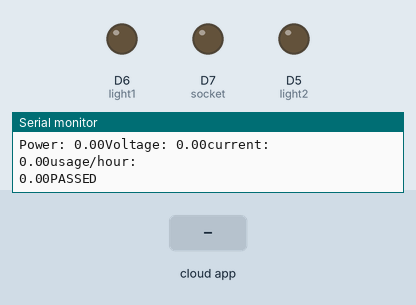
Recording of a sketch running on a simulated ESP8266 (NodeMCU). Parts: output pins drawn as LEDs (lit = HIGH), the last lines printed to the serial monitor. The inputs (shaded band) are chosen by the test bench. WiFi joins after 1.5 s; servers stay silent unless stated; the Firebase database answers and starts empty.

Above: at 2.7 s.
2.8 s: the phone or cloud app sets light1 to 1
At 4.4 s:
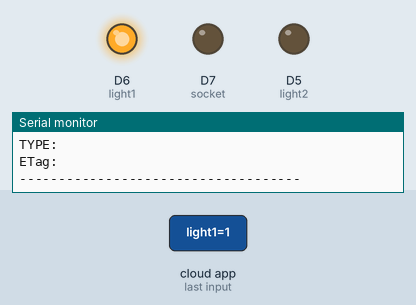
4.9 s: the phone or cloud app sets socket to 0
At 6.3 s:
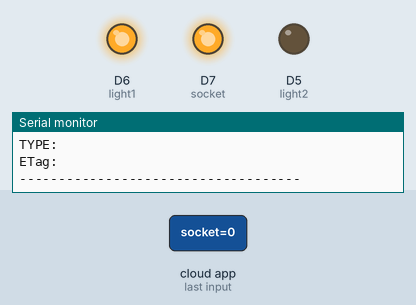
7.3 s: the phone or cloud app sets light2 to 1
At 8.5 s:
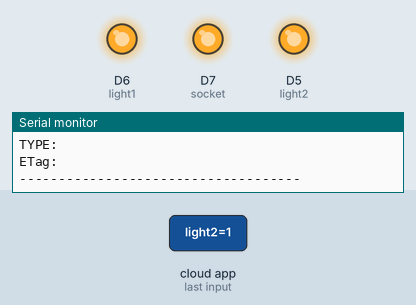
9.3 s: the phone or cloud app sets light1 to 0
At 10.7 s:
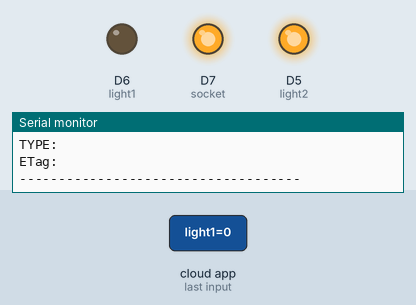
11.4 s: the phone or cloud app sets light2 to 0
At 13.1 s:
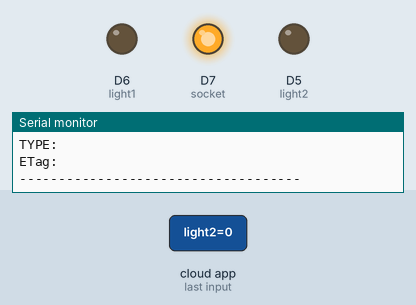
Timing chart, 0 to 14.6 s (numbered marks = the images above; inputs shaded):
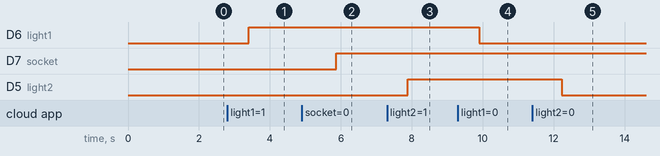

The sketch:

nodemcu8266__to_firebase.ino
```cpp
// tweak to your taste
//FirebaseESP8266.h must be included before ESP8266WiFi.h
#include "FirebaseESP8266.h"  // Install Firebase ESP8266 library
#include <ESP8266WiFi.h>


#define FIREBASE_HOST "emeter-afca8-default-rtdb.firebaseio.com" //replace with your URL Without http:// or https:// schemes
#define FIREBASE_AUTH "QANtx1aGg8IBwJxcVfGp9H18Axxxxxxxxxxxxxxx" ////replace with your authentication key
#define WIFI_SSID "Prumwire"         // change to your network name
#define WIFI_PASSWORD "22580540aaa"   // change to your network password

  #include <SoftwareSerial.h>


 SoftwareSerial serial1(D1,D2);//(RX, Tx) declare your serial pins on the node mcu
char c;
String datain;
int8_t indexOfA,indexOfB,indexOfC,indexOfD;
String sdata1,sdata2, sdata3, sdata4;

int light1 = D6;      // // Connect relays here.or you redefine your pins
int light2 = D5;
int socket = D7;


//Define FirebaseESP8266 data object
FirebaseData firebaseData;
FirebaseData light1Data;
FirebaseData light2Data;
FirebaseData socketData ;


void setup()
{

  Serial.begin(9600); //serial monitor
  serial1.begin(9600); //data transfer pins


 while (!Serial) continue;
  pinMode(socket ,OUTPUT);
    pinMode(light1 ,OUTPUT);
      pinMode(light2 ,OUTPUT);

  WiFi.begin(WIFI_SSID, WIFI_PASSWORD);
  Serial.print("Connecting to Wi-Fi");
  while (WiFi.status() != WL_CONNECTED)
  {
    Serial.print(".");
    delay(300);
  }
  Serial.println();
  Serial.print("Connected with IP: ");
  Serial.println(WiFi.localIP());
  Serial.println();

  Firebase.begin(FIREBASE_HOST, FIREBASE_AUTH);
  Firebase.reconnectWiFi(true);

}

void sensorUpdate(){


 readata();
  // Reading temperature or humidity takes about 250 milliseconds!
  // Sensor readings may also be up to 2 seconds 'old' (its a very slow sensor)
  float h =  sdata1.toFloat() ; //power
  float t =  sdata2.toFloat(); //voltage
  float f =  sdata3.toFloat() ;// current
  float g =  sdata4.toFloat();// usage

  // Check if any reads failed and exit early (to try again).
  if (isnan(h) || isnan(t) || isnan(f)|| isnan(g)) {
    Serial.println(F("Failed to read from DHT sensor!"));
    return;
  }

  Serial.print(F("Power: "));
  Serial.print(h);
  Serial.print(F("Voltage: "));
  Serial.print(t);
  Serial.print(F("current: "));
  Serial.print(f);
  Serial.println(F("usage/hour:  "));
  Serial.print(g);

  if (Firebase.setFloat(firebaseData, "/eMeter/voltage", t))
  {
    Serial.println("PASSED");
    Serial.println("PATH: " + firebaseData.dataPath());
    Serial.println("TYPE: " + firebaseData.dataType());
    Serial.println("ETag: " + firebaseData.ETag());
    Serial.println("------------------------------------");
    Serial.println();
  }
  else
  {
    Serial.println("FAILED");
    Serial.println("REASON: " + firebaseData.errorReason());
    Serial.println("------------------------------------");
    Serial.println();
  }

  if (Firebase.setFloat(firebaseData, "/eMeter/power", h))
  {
    Serial.println("PASSED");
    Serial.println("PATH: " + firebaseData.dataPath());
    Serial.println("TYPE: " + firebaseData.dataType());
    Serial.println("ETag: " + firebaseData.ETag());
    Serial.println("------------------------------------");
    Serial.println();
  }
  else
  {
    Serial.println("FAILED");
    Serial.println("REASON: " + firebaseData.errorReason());
    Serial.println("------------------------------------");
    Serial.println();
  }

 if (Firebase.setFloat(firebaseData, "/eMeter/current", f))
  {
    Serial.println("PASSED");
    Serial.println("PATH: " + firebaseData.dataPath());
    Serial.println("TYPE: " + firebaseData.dataType());
    Serial.println("ETag: " + firebaseData.ETag());
    Serial.println("------------------------------------");
    Serial.println();
  }
  else
  {
    Serial.println("FAILED");
    Serial.println("REASON: " + firebaseData.errorReason());
    Serial.println("------------------------------------");
    Serial.println();
  }

 if (Firebase.setFloat(firebaseData, "/eMeter/usage",g))
  {
    Serial.println("PASSED");
    Serial.println("PATH: " + firebaseData.dataPath());
    Serial.println("TYPE: " + firebaseData.dataType());
    Serial.println("ETag: " + firebaseData.ETag());
    Serial.println("------------------------------------");
    Serial.println();
  }
  else
  {
    Serial.println("FAILED");
    Serial.println("REASON: " + firebaseData.errorReason());
    Serial.println("------------------------------------");
    Serial.println();
  }

}

void loop() {

  sensorUpdate();


  if (Firebase.getString(light1Data, "/eMeter/light1")){
    Serial.println(light1Data.stringData());
    if (light1Data.stringData() == "1") {
    digitalWrite(light1, HIGH);
    }
  else if (light1Data.stringData() == "0"){
    digitalWrite(light1, LOW);
    }
  }

    if (Firebase.getString(light2Data, "/eMeter/light2")){
    Serial.println(light2Data.stringData());
    if (light2Data.stringData() == "1") {
    digitalWrite(light2, HIGH);
    }
  else if (light2Data.stringData() == "0"){
    digitalWrite(light2, LOW);
    }
  }
    if (Firebase.getString(socketData, "/eMeter/socket")){
    Serial.println(socketData.stringData());
    if (socketData.stringData() == "1") {
    digitalWrite(socket,LOW );
    }
  else if (socketData.stringData() == "0"){
    digitalWrite(socket,HIGH );
    }
  }

}
```

new_serial.ino
```cpp
void  readata(){
  while (serial1.available() > 0)
  {
    c = serial1.read();//read incomming data

    if (c=='\n')
    {
      break;
      }
    else {
      datain += c;
      }
    }

      if (c =='\n')
    {
       breakdata();
       //Serial.print("sdata1 =" +sdata1);
      // Serial.print("sdata2 =" +sdata2);
       //Serial.print("sdata3 =" +sdata3);
       //Serial.print("sdata4 =" +sdata4);
       c = 0;
       datain="";

           }
  }
///////////////////////////////////////////////////////////////////////////////////////////////////////////
//parse data.
void breakdata(){
  indexOfA = datain.indexOf("A");
  indexOfB = datain.indexOf("B");
  indexOfC = datain.indexOf("C");
  indexOfD = datain.indexOf("D");

  sdata1 = datain.substring(0, indexOfA);
  sdata2 = datain.substring(indexOfA+1, indexOfB);
  sdata3 = datain.substring(indexOfB+1, indexOfC) ;
  sdata4 = datain.substring(indexOfC+1, indexOfD) ;

  }
```

Measured:
- after the input at 2.8 s, D6 (light1): LOW → HIGH after 0.60 s
- after the input at 4.9 s, D7 (socket): LOW → HIGH after 0.97 s
- after the input at 7.3 s, D5 (light2): LOW → HIGH after 0.59 s
- after the input at 9.3 s, D6 (light1): HIGH → LOW after 0.61 s
- after the input at 11.4 s, D5 (light2): HIGH → LOW after 0.82 s
